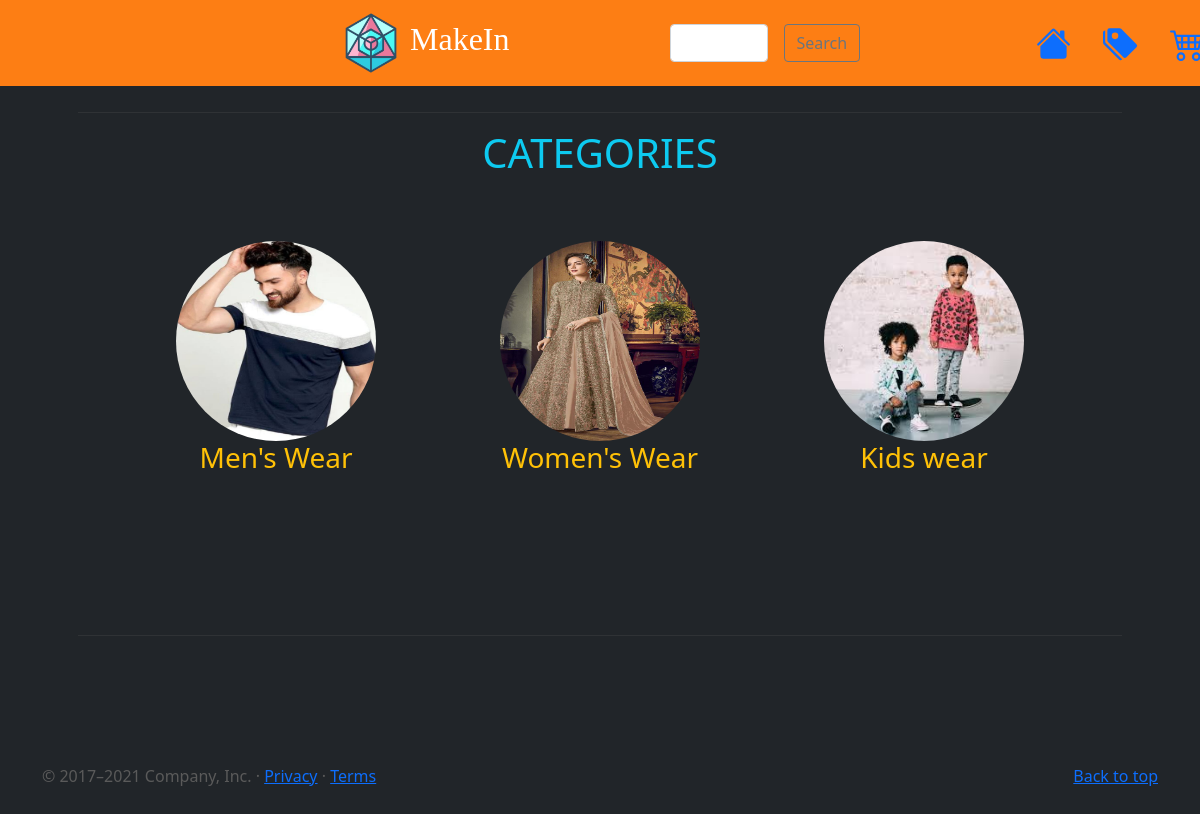
The page /category on the database its author committed.
### rbidapp/models.py (models this page shows, shortened)
class Category(models.Model):
	title = models.CharField(max_length = 100)
	c_img = models.ImageField(upload_to = "category_image/")
	class Meta:
		verbose_name_plural='Category'

### rbidapp/views.py (the view)
# urls.py: path('category', views.cat_list,name = 'category-list'),
def cat_list(request):
    categories = Category.objects.all().order_by('id')
    return render (request, 'category.html',{'categories':categories})

### rbidapp/templates/category.html (shortened to what this page needs)
{% extends 'base.html' %}
{% load static %}
{% block content %}
<main>
  <div class="container marketing p-5">
      <hr/>
  <p class="h1 text-info text-center">CATEGORIES</p>
    <div class="row p-5">
	{% for category in categories %}
      <div class="col-lg-4">
	  <a href="/cat-product/{{category.id}}" >
        <img src="media/{{category.c_img}}"  class="bd-placeholder-img rounded-circle img-hover" width="200" height="200" xmlns="http://www.w3.org/2000/svg" role="img" aria-label="Placeholde" preserveAspectRatio="xMidYMid slice" >
      </a>
		<p class="text-warning h3 text-center" >{{category.title}}</p>
      </div>
	{% endfor %}
    </div>
    <hr class="featurette-divider">
	</div>
</main>
{% endblock %}

### rbidapp/static/css/carousel.css (style rules this page uses)
body { padding-top: 3rem; padding-bottom: 3rem; color: #5a5a5a; }
.marketing .col-lg-4 { margin-bottom: 1.5rem; text-align: center; }
.marketing .col-lg-4 p { margin-right: .75rem; margin-left: .75rem; }
.featurette-divider { margin: 5rem 0; }

### rbidapp/templates/base.html (style rules this page uses)
.bd-placeholder-img { font-size: 1.125rem; text-anchor: middle; -webkit-user-select: none; -moz-user-select: none; user-select: none; }

### rows shown on the page
Category: c_img (picture), title "Men's Wear"
Category: c_img (picture), title "Women's Wear"
Category: c_img (picture), title "Kids wear"
